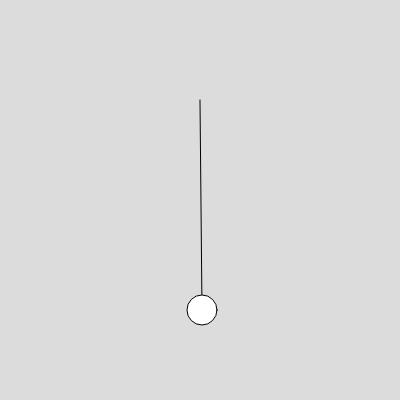
Frame 1 (no input)
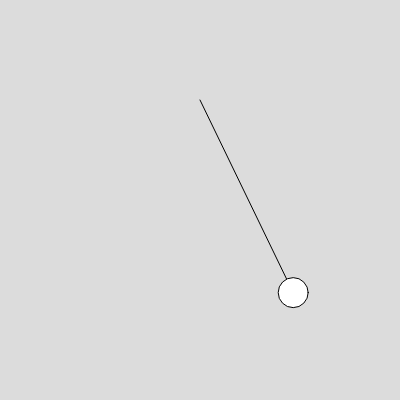
Frame 60 (no input)
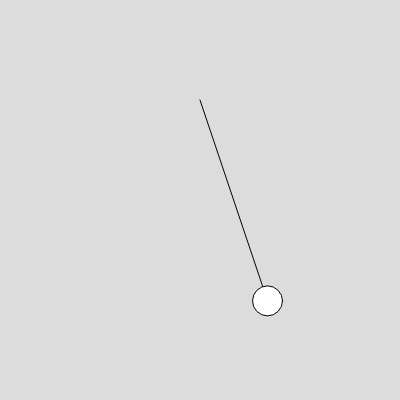
Frame 120 (the mouse pressed at the canvas centre since frame 60)

The p5.js sketch that drew these frames (run headless with seeded random() and noise() and a simulated clock; from frame 60 on, the mouse is pressed at the canvas centre):

// p5.js sketch
// ── sketch.js
let swingX = 0;
let swingY = 0;

function setup() {
  createCanvas(400, 400);
}

function draw() {
  background(220);
  
  swingX = sin(frameCount/50)*100;
  swingY = cos(frameCount/25)*10;
  
  line(200,100, 200 + swingX, 300 + swingY);
  ellipse(200 + swingX, 300 + swingY, 30,30);
}
